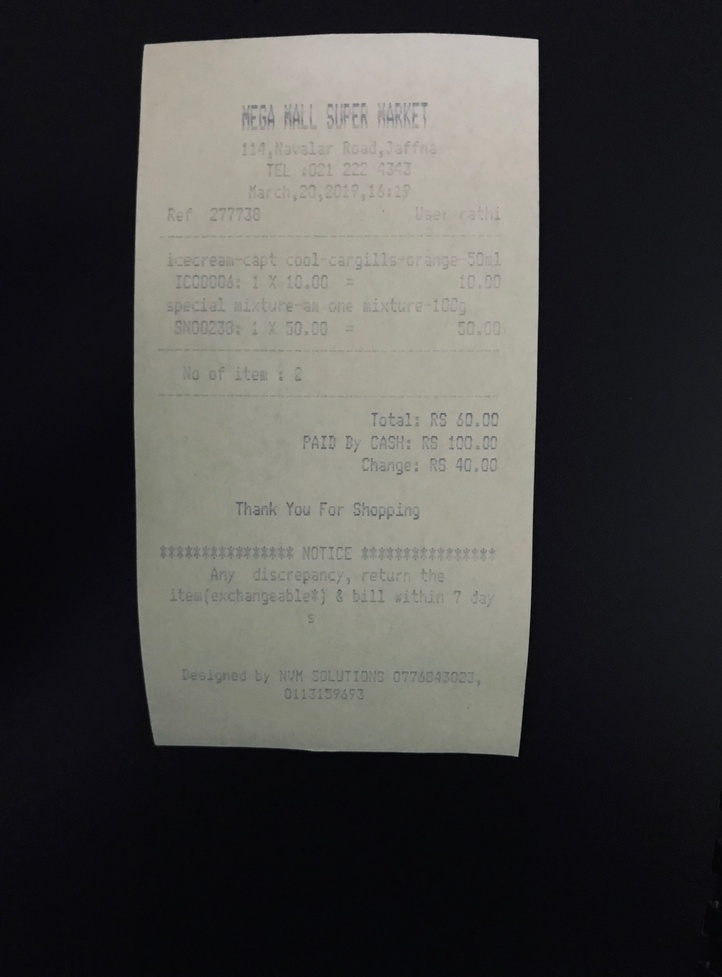
#> input picture EdgeDetection/meganew.jpg, 722 x 977 px, shrunk from 2978 x 4032 before the run
$ python deskewing.py
#> lines starting #> are read from the running program, lines starting #| are printed output that depends on the picture; after the words box and inside, x2 and y2 are one past the last pixel; in counts of white or black regions, pixels touching at a corner belong together
import math

import cv2
import numpy as np
import matplotlib


def rotateImage(image, angle):
   (h, w) = image.shape[:2]
   center = (w / 2, h / 2)
   M = cv2.getRotationMatrix2D(center,angle,1.0)
   rotated_image = cv2.warpAffine(image, M, (w,h))
   return rotated_image


img = cv2.imread('meganew.jpg')
#> img is the input picture: shape (977, 722, 3); mean B, G, R 69.3, 71.2, 72
gray = cv2.cvtColor(img,cv2.COLOR_BGR2GRAY)
edges = cv2.Canny(gray,100,300,apertureSize = 3)
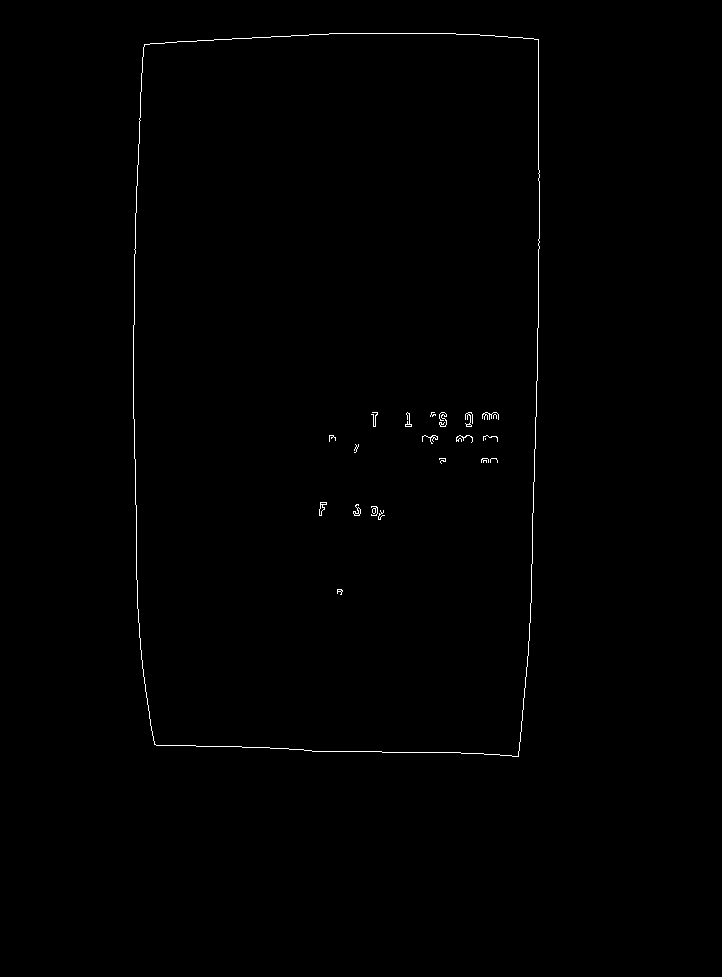
#> edges: shape (977, 722); 0.4% white in thin lines or dots, all inside (x1, y1, x2, y2) = (133, 33, 540, 757)

# This returns an array of r and theta values
lines = cv2.HoughLines(edges, 1, np.pi / 180, 170)
#> lines = [[538, 0], [543, 0.0175], [550, 0.0349]]

skew_angle=np.array(lines.shape[0])
#> skew_angle = 3

print(lines)
#| [[[5.3800000e+02 0.0000000e+00]]
#|  [[5.4300000e+02 1.7453292e-02]]
#|  [[5.5000000e+02 3.4906585e-02]]]


# for single_line in lines:
for r, theta in lines[0]:
   # Stores the value of cos(theta) in a
   a = np.cos(theta)

   # Stores the value of sin(theta) in b
   b = np.sin(theta)

   # x0 stores the value rcos(theta)
   x0 = a * r

   # y0 stores the value rsin(theta)
   y0 = b * r

   # x1 stores the rounded off value of (rcos(theta)-1000sin(theta))
   x1 = int(x0 + 1000 * (-b))

   # y1 stores the rounded off value of (rsin(theta)+1000cos(theta))
   y1 = int(y0 + 1000 * (a))

   # x2 stores the rounded off value of (rcos(theta)+1000sin(theta))
   x2 = int(x0 - 1000 * (-b))

   # y2 stores the rounded off value of (rsin(theta)-1000cos(theta))
   y2 = int(y0 - 1000 * (a))

   # cv2.line draws a line in img from the point(x1,y1) to (x2,y2).
   # (0,0,255) denotes the colour of the line to be
   # drawn. In this case, it is red.
   cv2.line(img, (x1, y1), (x2, y2), (0, 0, 255), 2)

   myradians = math.atan2(y1-y2, x1 - x2)
   mydegrees = math.degrees(myradians)
   if (mydegrees)<30:
      img=rotateImage(img, mydegrees)
#> this loop made 1 pass
#> (r, theta, a, b, x0, y0, x1, y1) on pass 1: (538, 0, 1, 0, 538, 0, 538, 1000)
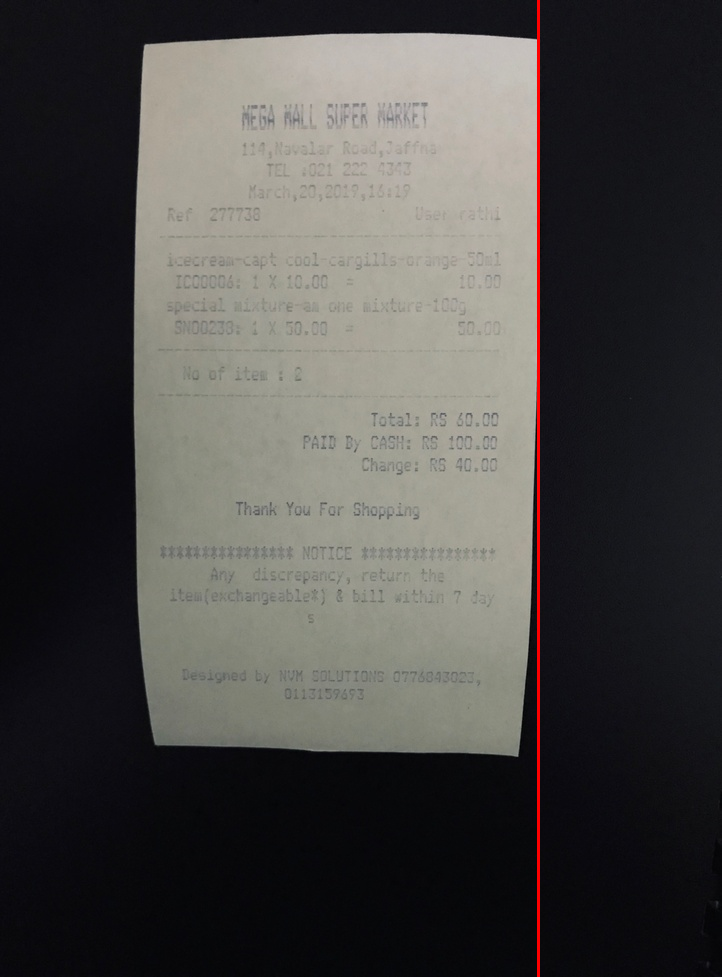
#> img: shape (977, 722, 3); 0.42% of pixels changed, all inside (x1, y1, x2, y2) = (537, 0, 540, 977)
   # img=rotateImage(img, -90)
# All the changes made in the input image are finally
# written on a new image houghlines.jpg
cv2.imwrite('linesDetectednew.jpg', img)

$ run again, with EdgeDetection/megamall.jpeg copied over EdgeDetection/meganew.jpg
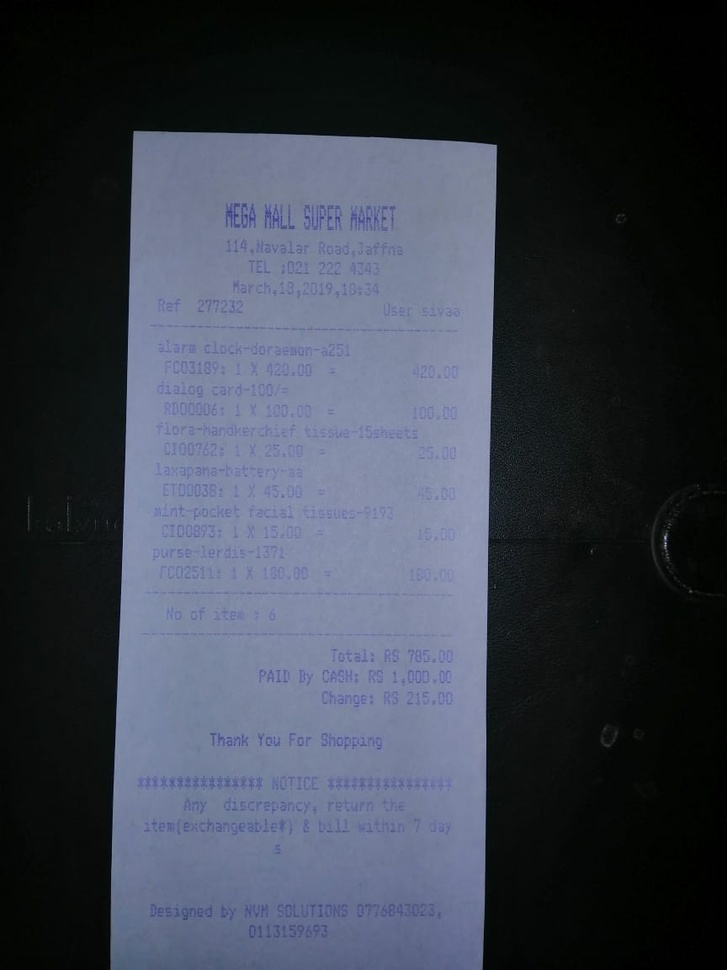
#> input picture EdgeDetection/megamall.jpeg, 727 x 970 px, shrunk from 864 x 1152 before the run
#> img is the input picture: shape (970, 727, 3); mean B, G, R 74.9, 62.6, 57.1
#> `edges = cv2.Canny(gray,100,300,apertureSize = 3)`:
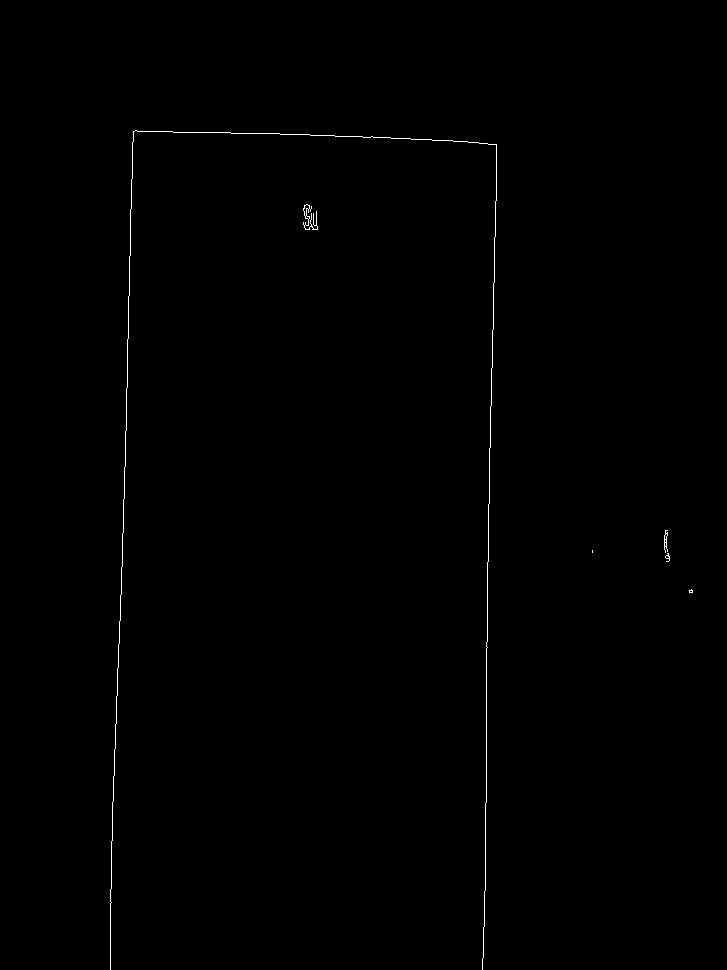
#> edges: shape (970, 727); 0.32% white in thin lines or dots, all inside (x1, y1, x2, y2) = (110, 130, 693, 970)
#> lines = [[141, 0.0349], [498, 0.0175], [124, 1.61]]
#| [[[1.4100000e+02 3.4906585e-02]]
#|  [[4.9800000e+02 1.7453292e-02]]
#|  [[1.2400000e+02 1.6057029e+00]]]
#> the loop `for r, theta in lines[0]:` made 1 pass
#> (r, theta, a, b, x0, y0, x1, y1) on pass 1: (141, 0.0349, 0.999, 0.0349, 140.9, 4.92, 106, 1004)
#> after the loop `for r, theta in lines[0]:`:
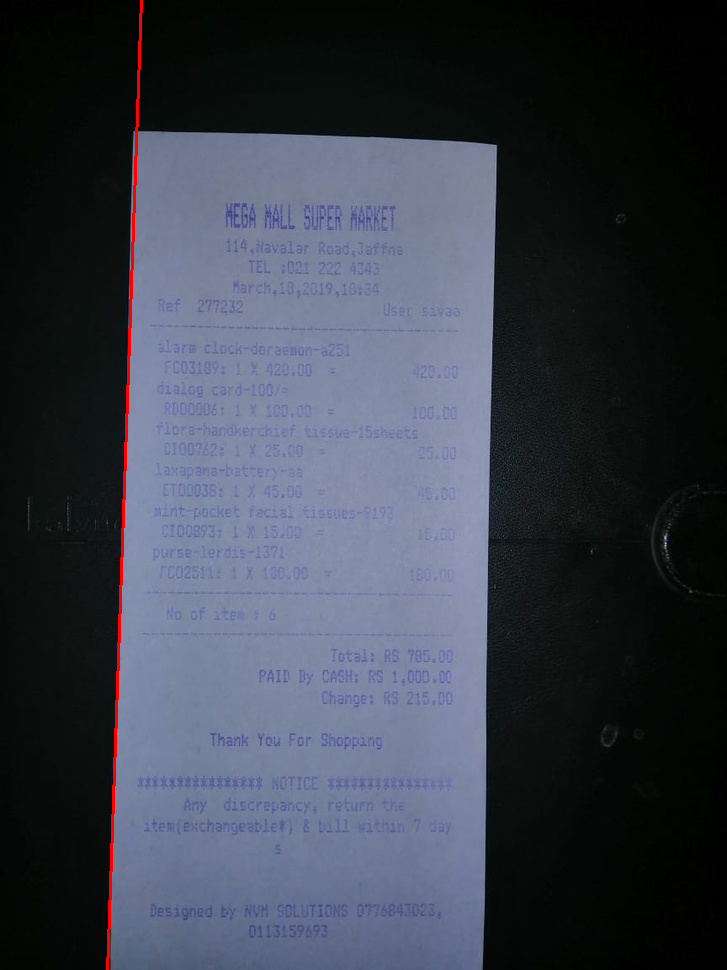
#> img: shape (970, 727, 3); 0.41% of pixels changed, all inside (x1, y1, x2, y2) = (106, 0, 143, 970)
